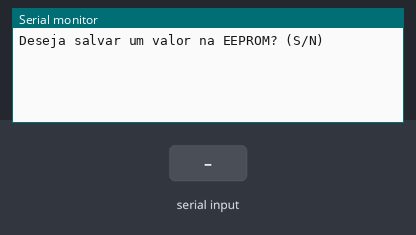
Recording of a sketch running on a simulated Arduino Uno, built with avr-gcc and run on an emulated ATmega328P. On the bench: the last lines printed to the serial monitor. The inputs (shaded band) are chosen by the test bench. EEPROM starts erased.

Above: at 1.2 s.
1.3 s: "90,45\n" received over Serial
At 2.5 s:
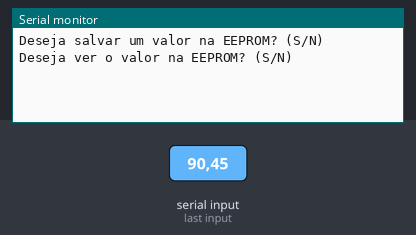
2.8 s: "30,150\n" received over Serial
At 3.8 s:
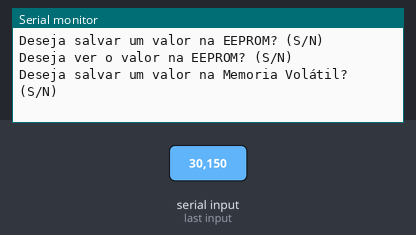
4.3 s: "0\n" received over Serial
At 4.7 s:
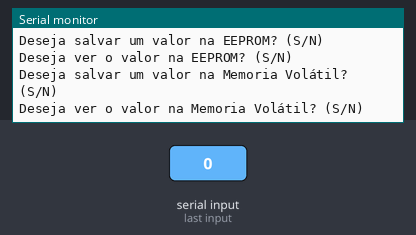
5.8 s: "5\n" received over Serial
At 7.1 s:
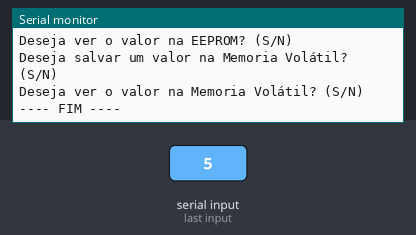
8.8 s: "S90\n" received over Serial
At 9.4 s:
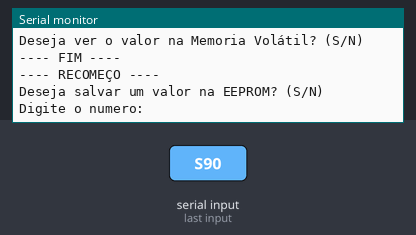
10.3 s: "90\n" received over Serial
At 11.1 s:
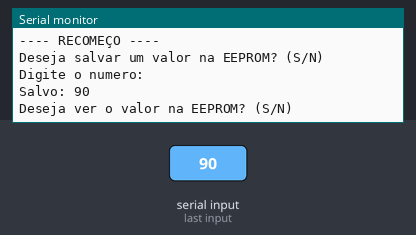

Measured:
- after the input at 1.3 s, the serial monitor: prints a new line at once (image 1)
- after the input at 2.8 s, the serial monitor: prints a new line at once (image 2)
- after the input at 4.3 s, the serial monitor: prints a new line at once (image 3)
- after the input at 5.8 s, the serial monitor: prints a new line at once (image 4)
- after the input at 8.8 s, the serial monitor: prints a new line at once (image 5)
- after the input at 10.3 s, the serial monitor: prints a new line at once (image 6)

The sketch:

exemple_eeprom.ino
```cpp
#include <EEPROM.h>

int num1 = 0;
int num2 = 0;
int address = 0; // Endereço da EEPROM

String entrada;

String lerLinha() {
  while (Serial.available() == 0);
  return Serial.readStringUntil('\n');
}

char lerOpcao() {
  entrada = lerLinha();
  return entrada.charAt(0);
}

int lerNumero() {
  entrada = lerLinha();
  return entrada.toInt();
}

void setup() {
  Serial.begin(9600);
}

void loop(){

  // EEPROM - salvar
  Serial.println("\nDeseja salvar um valor na EEPROM? (S/N)");
  char op = lerOpcao();

  if (op == 'S' || op == 's') {
    Serial.println("Digite o numero:");
    num1 = lerNumero();

    EEPROM.put(address, num1); // Armazena o valor da variavel num1 na EEPROM

    Serial.print("Salvo: ");
    Serial.println(num1); // Informa o numero que foi posto
  }

  // EEPROM - ler
  Serial.println("Deseja ver o valor na EEPROM? (S/N)");
  op = lerOpcao();

  if (op == 'S' || op == 's') {
    int valor = 0;
    EEPROM.get(address, valor); // lê o valor do endereço e armazena na varivel

    Serial.print("EEPROM: ");
    Serial.println(valor);
  }

  // Memoria Volátil - salvar
  Serial.println("Deseja salvar um valor na Memoria Volátil? (S/N)");
  op = lerOpcao();

  if (op == 'S' || op == 's') {
    Serial.println("Digite o numero:");
    num2 = lerNumero(); //Armazena o valor da variavel num2

    Serial.print("Memoria Volátil salva: ");
    Serial.println(num2);
  }

  // Memoria Volátil - ler
  Serial.println("Deseja ver o valor na Memoria Volátil? (S/N)");
  op = lerOpcao();

  if (op == 'S' || op == 's') {
    Serial.print("Memoria Volátil: ");
    Serial.println(num2); //le o valor da variavel num2
  }

  Serial.println("---- FIM ----");
  delay(2000);
  Serial.println("---- RECOMEÇO ----");
}
```
